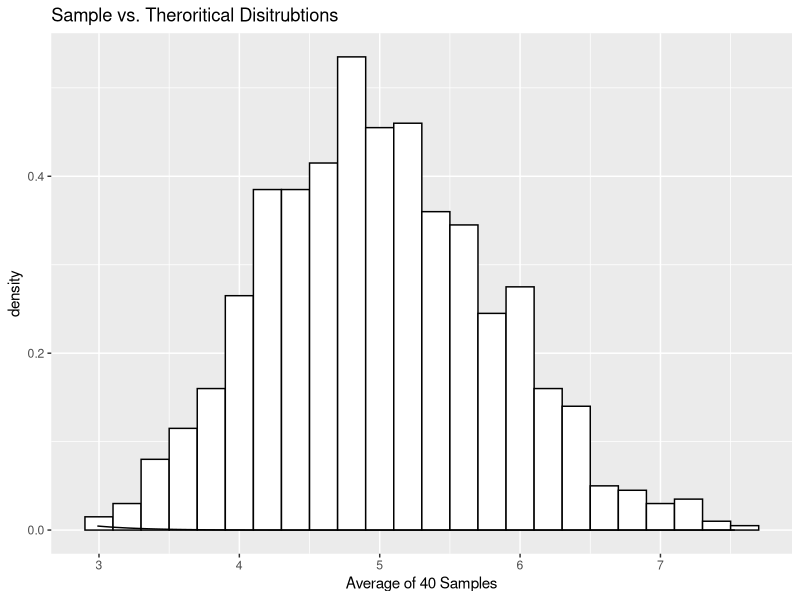

The R source for this figure:
## ---- chunk 1
set.seed(25)

# simulation vars
lambda <- .2
n <- 40L
sims <- 1e3L

# averages of 40 exponetials given 1,000 simluations
sim.means <- rowMeans(matrix(rexp(sims * n, rate = lambda), sims, n))

summary(sim.means)
## ---- chunk 2
# sample sd
sd(sim.means)

# expected sd
(1/lambda) / sqrt(n)

# variance of the sample
var(sim.means)

# variance of the expected
((1/lambda) / sqrt(n))^2
## ---- chunk 3
library(ggplot2)

ggplot(data.frame(x=sim.means), aes(x=sim.means)) +
  geom_histogram(aes(y=..density..),
                 fill = 'white', color = 'black', 
                 binwidth = .2) +
  stat_function(fun = dnorm,
                arg = list(mean = 1/lambda, sd = (1/lambda) / sqrt(n))) +
  labs(x = 'Average of 40 Samples',
       title = 'Sample vs. Theroritical Disitrubtions')
